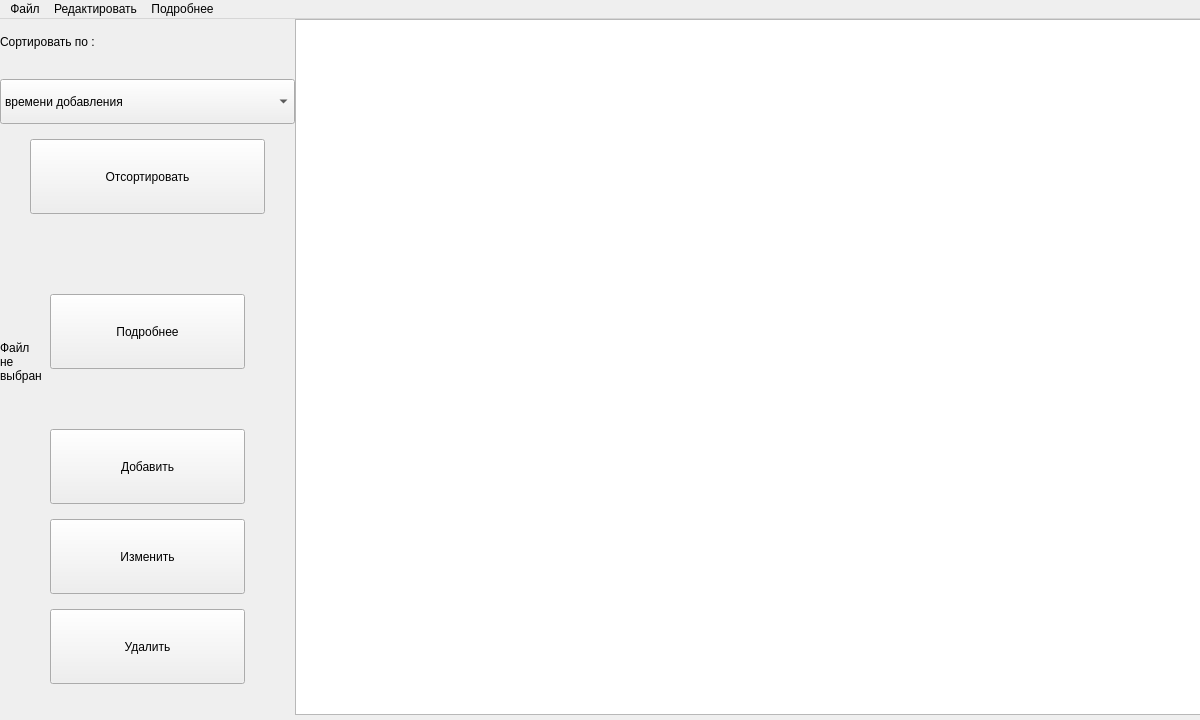
<?xml version="1.0" encoding="UTF-8"?>
<ui version="4.0">
 <class>MainWindow</class>
 <widget class="QMainWindow" name="MainWindow">
  <property name="enabled">
   <bool>true</bool>
  </property>
  <property name="geometry">
   <rect>
    <x>0</x>
    <y>0</y>
    <width>1200</width>
    <height>720</height>
   </rect>
  </property>
  <property name="minimumSize">
   <size>
    <width>1200</width>
    <height>720</height>
   </size>
  </property>
  <property name="maximumSize">
   <size>
    <width>1200</width>
    <height>16777215</height>
   </size>
  </property>
  <property name="cursor">
   <cursorShape>ArrowCursor</cursorShape>
  </property>
  <property name="windowTitle">
   <string>MainWindow</string>
  </property>
  <property name="windowIcon">
   <iconset resource="qrc.qrc">
    <normaloff>:/icon.png</normaloff>:/icon.png</iconset>
  </property>
  <widget class="QWidget" name="centralWidget">
   <property name="enabled">
    <bool>true</bool>
   </property>
   <property name="autoFillBackground">
    <bool>false</bool>
   </property>
   <property name="styleSheet">
    <string notr="true"/>
   </property>
   <widget class="QPushButton" name="addPushButton">
    <property name="enabled">
     <bool>true</bool>
    </property>
    <property name="geometry">
     <rect>
      <x>50</x>
      <y>410</y>
      <width>195</width>
      <height>75</height>
     </rect>
    </property>
    <property name="styleSheet">
     <string notr="true"/>
    </property>
    <property name="text">
     <string>Добавить</string>
    </property>
   </widget>
   <widget class="QPushButton" name="changePushButton">
    <property name="geometry">
     <rect>
      <x>50</x>
      <y>500</y>
      <width>195</width>
      <height>75</height>
     </rect>
    </property>
    <property name="text">
     <string>Изменить</string>
    </property>
   </widget>
   <widget class="QPushButton" name="deletePushButton">
    <property name="geometry">
     <rect>
      <x>50</x>
      <y>590</y>
      <width>195</width>
      <height>75</height>
     </rect>
    </property>
    <property name="text">
     <string>Удалить</string>
    </property>
   </widget>
   <widget class="QLabel" name="sortLabel">
    <property name="geometry">
     <rect>
      <x>0</x>
      <y>0</y>
      <width>295</width>
      <height>45</height>
     </rect>
    </property>
    <property name="text">
     <string>Сортировать по :</string>
    </property>
   </widget>
   <widget class="QComboBox" name="sortBox">
    <property name="geometry">
     <rect>
      <x>0</x>
      <y>60</y>
      <width>295</width>
      <height>45</height>
     </rect>
    </property>
    <item>
     <property name="text">
      <string>времени добавления</string>
     </property>
    </item>
    <item>
     <property name="text">
      <string>названию</string>
     </property>
    </item>
    <item>
     <property name="text">
      <string>ключевому слову</string>
     </property>
    </item>
   </widget>
   <widget class="QPushButton" name="sortButton">
    <property name="geometry">
     <rect>
      <x>30</x>
      <y>120</y>
      <width>235</width>
      <height>75</height>
     </rect>
    </property>
    <property name="text">
     <string>Отсортировать</string>
    </property>
   </widget>
   <widget class="QPushButton" name="aboutButton">
    <property name="geometry">
     <rect>
      <x>50</x>
      <y>275</y>
      <width>195</width>
      <height>75</height>
     </rect>
    </property>
    <property name="text">
     <string>Подробнее</string>
    </property>
   </widget>
   <widget class="QListWidget" name="listWidget">
    <property name="geometry">
     <rect>
      <x>295</x>
      <y>0</y>
      <width>1005</width>
      <height>696</height>
     </rect>
    </property>
   </widget>
   <widget class="QLabel" name="emptyFolder">
    <property name="geometry">
     <rect>
      <x>502</x>
      <y>92</y>
      <width>512</width>
      <height>512</height>
     </rect>
    </property>
    <property name="text">
     <string/>
    </property>
   </widget>
   <widget class="QLabel" name="thereIsNotAFile">
    <property name="geometry">
     <rect>
      <x>0</x>
      <y>245</y>
      <width>295</width>
      <height>195</height>
     </rect>
    </property>
    <property name="text">
     <string>Файл
не
выбран</string>
    </property>
   </widget>
   <zorder>thereIsNotAFile</zorder>
   <zorder>addPushButton</zorder>
   <zorder>changePushButton</zorder>
   <zorder>deletePushButton</zorder>
   <zorder>sortLabel</zorder>
   <zorder>sortBox</zorder>
   <zorder>sortButton</zorder>
   <zorder>aboutButton</zorder>
   <zorder>listWidget</zorder>
   <zorder>emptyFolder</zorder>
  </widget>
  <widget class="QMenuBar" name="menuBar">
   <property name="geometry">
    <rect>
     <x>0</x>
     <y>0</y>
     <width>1200</width>
     <height>25</height>
    </rect>
   </property>
   <widget class="QMenu" name="file">
    <property name="title">
     <string>Файл</string>
    </property>
    <addaction name="newFile"/>
    <addaction name="openFile"/>
    <addaction name="saveFile"/>
    <addaction name="closeFile"/>
   </widget>
   <widget class="QMenu" name="edit">
    <property name="title">
     <string>Редактировать</string>
    </property>
    <addaction name="back"/>
    <addaction name="find"/>
   </widget>
   <widget class="QMenu" name="help">
    <property name="title">
     <string>Подробнее</string>
    </property>
    <addaction name="separator"/>
    <addaction name="author"/>
   </widget>
   <addaction name="file"/>
   <addaction name="edit"/>
   <addaction name="help"/>
  </widget>
  <action name="newFile">
   <property name="text">
    <string>Новый</string>
   </property>
  </action>
  <action name="openFile">
   <property name="text">
    <string>Открыть</string>
   </property>
  </action>
  <action name="saveFile">
   <property name="text">
    <string>Сохранить</string>
   </property>
  </action>
  <action name="closeFile">
   <property name="text">
    <string>Закрыть</string>
   </property>
  </action>
  <action name="back">
   <property name="text">
    <string>Назад</string>
   </property>
  </action>
  <action name="about">
   <property name="text">
    <string>О программе</string>
   </property>
  </action>
  <action name="author">
   <property name="text">
    <string>Автор</string>
   </property>
  </action>
  <action name="find">
   <property name="text">
    <string>Найти</string>
   </property>
  </action>
 </widget>
 <resources>
  <include location="qrc.qrc"/>
 </resources>
 <connections/>
</ui>
